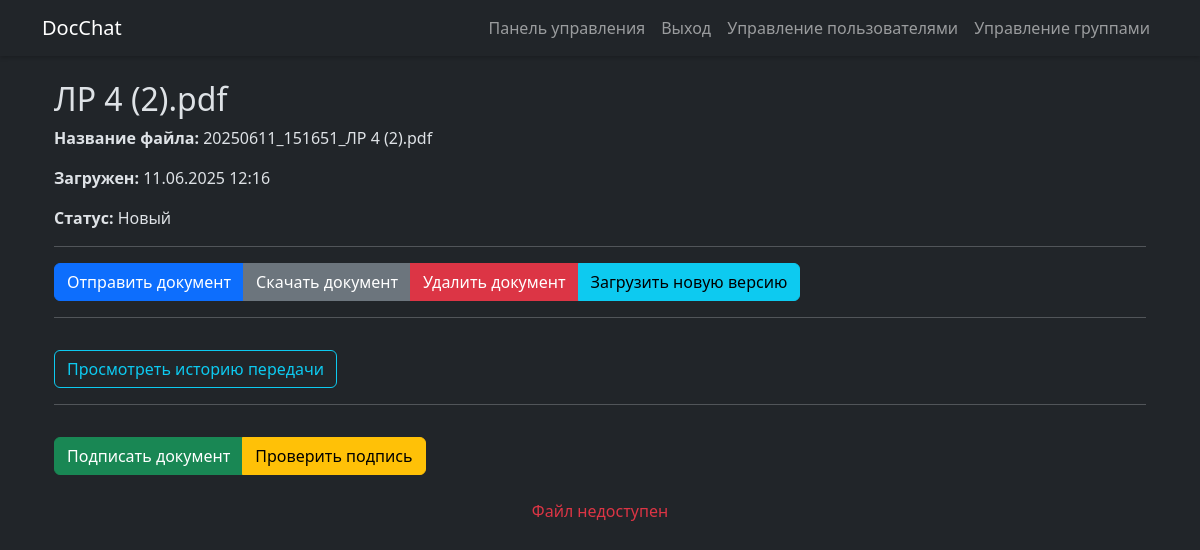
Screenshot of /documents/61/view/ (signed in) with the database file from the repository.
### webapp/models.py (models this page shows, shortened)
class Document(models.Model):
    STATUS_CHOICES = [
        ('new', 'Новый'),
        ('in_progress', 'В работе'),
        ('approved', 'Подтвержден'),
        ('rejected', 'Отказ'),
    ]
    filename = models.CharField(max_length=255)
    original_filename = models.CharField(max_length=255)
    content_type = models.CharField(max_length=50)
    owner = models.ForeignKey(CustomUser, on_delete=models.CASCADE, related_name='owned_documents')
    is_encrypted = models.BooleanField(default=False)
    upload_date = models.DateTimeField(auto_now_add=True)
    status = models.CharField(max_length=20, choices=STATUS_CHOICES, default='new')
    shared_users = models.ManyToManyField(CustomUser, related_name='shared_documents', blank=True)
    shared_groups = models.ManyToManyField(UserGroup, related_name='shared_documents', blank=True)

### webapp/views.py (the view, shortened to what this page needs)
# urls.py: path('documents/<int:doc_id>/view/', views.view_document, name='view_document'),
@xframe_options_exempt
@login_required
def view_document(request, doc_id):
    document = get_object_or_404(Document, id=doc_id)
    transfer_history = document.transfer_history.select_related('sender', 'recipient_user', 'recipient_group',
                                                                'version').order_by('-timestamp')
    last_version = transfer_history.first()
    file_url = get_minio_file_url(document) if last_version else None
    return render(request, "documents/view_document.html", {
        "document": document,
        "transfer_history": transfer_history,  # <-- правильная переменная для шаблона
        "file_url": file_url,
    })

### webapp/utils/minio_client.py (called while the page is built)
def get_minio_client():
    client = Minio(
        settings.MINIO_ENDPOINT,
        access_key=settings.MINIO_ACCESS_KEY,
        secret_key=settings.MINIO_SECRET_KEY,
        secure=settings.MINIO_SECURE,
    )
    return client

def get_minio_file_url(document: Document, expires=timedelta(hours=1)):
    client = get_minio_client()
    bucket_name = settings.MINIO_BUCKET_NAME
    last_version = document.version_history.order_by('-timestamp').first()
    if not last_version:
        return None
    file_name = last_version.file_name
    try:
        url = client.presigned_get_object(
            bucket_name,
            file_name,
            expires=expires
        )
        return url
    except Exception as e:
        print(f"Ошибка получения ссылки MinIO: {e}")
        return None

### templates/documents/view_document.html (shortened to what this page needs)
{% extends "base.html" %}
{% block content %}
<div class="container mt-4">
    <h2>{{ document.original_filename }}</h2>
    <p><strong>Название файла:</strong> {{ document.filename }}</p>
    <p><strong>Загружен:</strong> {{ document.upload_date|date:"d.m.Y H:i" }}</p>
    <p><strong>Статус:</strong> {{ document.get_status_display }}</p>
    <hr>
    <form method="POST">
        <div class="btn-group" role="group">
            <button type="submit" name="send" class="btn btn-primary">
                 Отправить документ
            </button>
            <a href="{{ file_url }}" class="btn btn-secondary" download>
                 Скачать документ
            </a>
            <button type="submit" name="delete" class="btn btn-danger" onclick="return confirm('Вы уверены, что хотите удалить этот документ?');">
                 Удалить документ
            </button>
            <button type="button" onclick="location.href='{% url 'upload_new_version' document.id %}'"
            class="btn btn-info">
                 Загрузить новую версию
            </button>
        </div>
    </form>
    <hr>
    <button id="toggleHistory" class="btn btn-outline-info mt-3">
         Просмотреть историю передачи
    </button>
    <hr>
   <div class="btn-group mt-3">
       {% if document.content_type == "application/pdf" %}
       <button id="signDocument" class="btn btn-success">
           Подписать документ
        </button>
       <button id="verifySignature" class="btn btn-warning">
            Проверить подпись
       </button>
               {% endif %}
   </div>
    <div class="text-center mt-4">
        {% if file_url %}
        <script>
            console.log("{{ document.content_type}}");
        </script>
            {% if document.content_type == "application/pdf" %}
                <h4>Предварительный просмотр документа</h4>
                <iframe src="{{ file_url }}" style="width:80%; height:600px; border:none;"></iframe>
            {% else %}
                <div class="alert alert-warning">
                    Данный тип файла не поддерживается для отображения ({{ document.content_type }})
                    <p class="mt-2">
                        <a href="{{ file_url }}" class="btn btn-primary" download>
                            <i data-feather="download"></i> Скачать файл
                        </a>
                    </p>
                </div>
            {% endif %}
        {% else %}
            <p class="text-danger">Файл недоступен</p>
        {% endif %}
    </div>
</div>
{% endblock %}

### static/css/custom.css (style rules this page uses)
:root[data-bs-theme=dark] { --bs-body-bg: #212529; --bs-body-color: #dee2e6; }

### rows the page displays
Document: original_filename "ЛР 4 (2).pdf", filename "20250611_151651_ЛР 4 (2).pdf", upload_date "11.06.2025 12:16", status "Новый"
